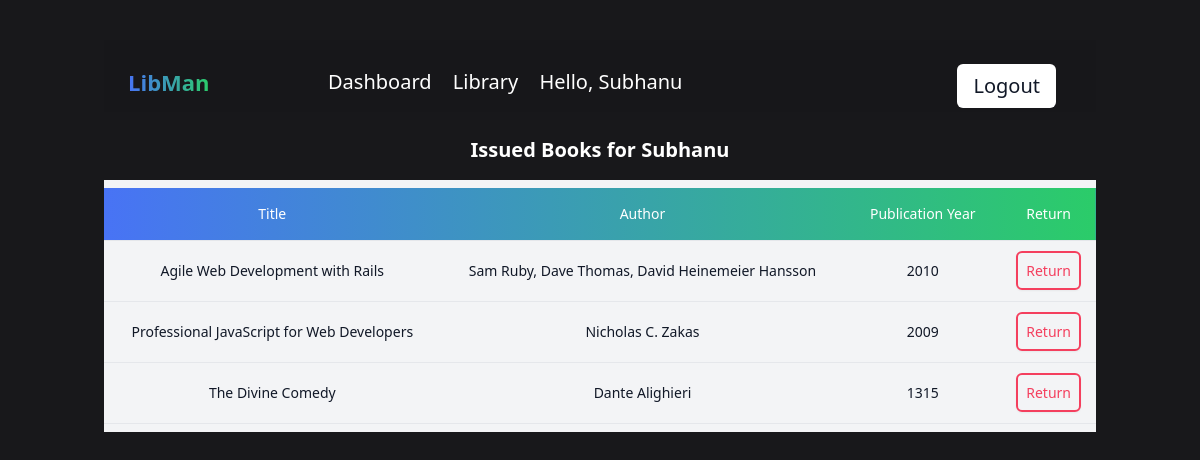
Before: /userPage/ (signed in) with the older database file.
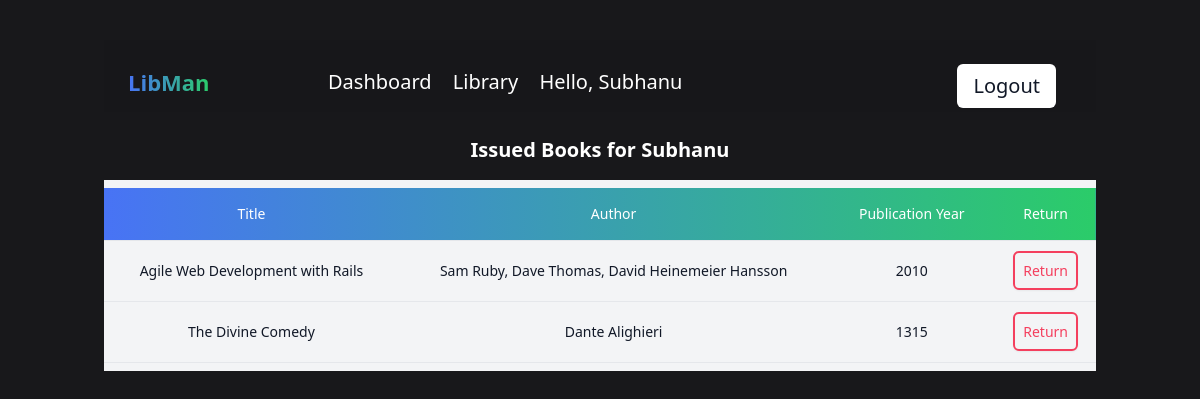
After: the same page with the newer database file.
### main/models.py (models this page shows, shortened)
class Issue(models.Model):
    customer = models.ForeignKey(Customer,null=True,on_delete=models.SET_NULL)
    book = models.ForeignKey(Book,null=True,on_delete=models.SET_NULL)
    issue_date=models.DateTimeField(auto_now_add=True, null=True)

class Book(models.Model):
    title=models.CharField(max_length=200, null=True)
    author=models.CharField(max_length=200, null=True)
    yearOfPublication=models.CharField(max_length=5, null=True)
    copies=models.IntegerField(null=True)
    description=models.CharField(max_length=10000, null=True)
    date_created=models.DateTimeField(auto_now_add=True, null=True)
    tags=models.ManyToManyField(Tag)

### main/decorators.py (the view)
        def wrapper_func(request,*args,**kwargs):
            group=None
            if request.user.groups.exists():
                group = request.user.groups.all()[0].name
            if group in allowed_roles:
                return view_func(request,*args,**kwargs)
            else:
                return HttpResponse('You are not authorized to view')

### main/views.py (called while the page is built)
@allowed_users(allowed_roles=['customer'])
def userPage(request):
    issues = request.user.customer.issue_set.all()
    total_issues = issues.count()
    custName=request.user.customer.name
    context={'issues':issues,'custName':custName}
    return render(request,'main/user_home.html',context)

### main/templates/main/user_home.html (shortened to what this page needs)
{% extends 'main/base.html' %}
{% block content %}
<div>
    <div class="font-bold text-xl my-4 text-center">Issued Books for {{custName}}</div>
    <div class="flex flex-col bg-gray-100">
        <div class="overflow-x-auto sm:-mx-6 lg:-mx-8">
          <div class="py-2 inline-block min-w-full sm:px-6 lg:px-8">
            <div class="overflow-x-auto">
              <table class="min-w-full text-center">
                <thead class="border-b bg-gradient-to-r from-[#4873f5] to-[#2bcc69] ">
                  <tr>
                    <th scope="col" class="text-sm font-medium px-6 py-4 text-center">
                      Title
                    </th>
                    <th scope="col" class="text-sm font-medium px-6 py-4 text-center">
                      Author
                    </th>
                    <th scope="col" class="text-sm font-medium px-6 py-4 text-center">
                      Publication Year
                    </th>
                    <th scope="col" class="text-sm font-medium px-6 py-4 text-center">
                      Return
                    </th>
                  </tr>
                </thead>
                <tbody>
                    {% for issue in issues %}
                  <tr class="border-b">
                    <td class="text-sm text-gray-900 px-6 py-4 whitespace-nowrap">
                      {{issue.book.title}}
                    </td>
                    <td class="text-sm text-gray-900 px-6 py-4 whitespace-nowrap">
                      {{issue.book.author}}
                    </td>
                    <td class="text-sm text-gray-900 px-6 py-4 whitespace-nowrap">
                      {{issue.book.yearOfPublication}}
                    </td>
                    <td class="px-2 py-5 border-b border-gray-200 text-sm text-center">
                      <a class="border-2 text-center cursor-pointer border-rose-500 text-rose-500 bg-transparent hover:bg-rose-500 hover:text-white shadow-sm rounded-md p-2 whitespace-no-wrap" href="{% url 'return_book' issue.id %}">
                        Return
                      </a>
                    </td>
                  </tr>
                  {% endfor %}
                </tbody>
              </table>
            </div>
          </div>
        </div>
      </div>
</div>
{% endblock %}

Changed rows visible on the page:
removed Issue: book "Professional JavaScript for Web Developers", book.author "Nicholas C. Zakas", book.yearOfPublication "2009"
